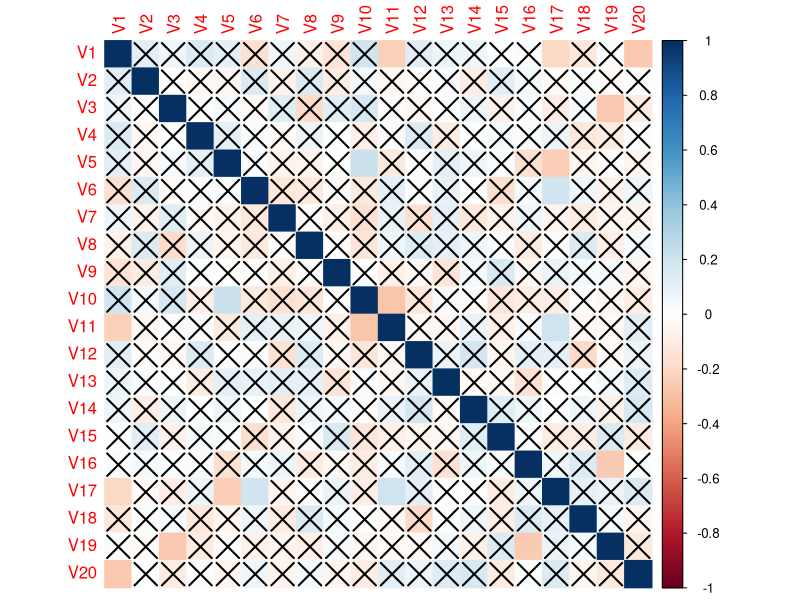

R code for this plot: (Note: this script raises an error after producing the figure.)
set.seed(0)
tests_n <- 20
respondents_n <- 100


psych_diploma <- as.data.frame(matrix(rnorm(tests_n * respondents_n), nrow = respondents_n))
cors <- psych::corr.test(psych_diploma, adjust = "none")

((tests_n ^ 2) - tests_n)/2

((tests_n ^ 2) - tests_n)/2 * .05

library(corrplot)
corrplot(cors$r, method = "color", p.mat = cors$p)

(sum(cors$p < .05) - tests_n)/2

false_alarms <- replicate(1000,
          {
            psych_diploma <- as.data.frame(matrix(rnorm(tests_n * respondents_n), nrow = respondents_n))
            cors <- psych::corr.test(psych_diploma, adjust = "none")
            (sum(cors$p < .05) - tests_n)/2
          })

ggplot(data.frame(false_alarms), aes(x = false_alarms)) +
  geom_vline(xintercept = 0, linetype = "dashed", linewidth = 1, colour = "#2A6EBBFF") +
  geom_histogram(binwidth = 1, colour = "#C50084FF", fill = "#F0AB00FF") +
  geom_vline(xintercept = ((tests_n ^ 2) - tests_n)/2 * .05, linewidth = 1.5, colour ="grey5") +
  annotate("text", label = str_glue("← Мы ожидаем {((tests_n ^ 2) - tests_n)/2 * .05}\n   cтатистически значимых\n   результатов в среднем"),
           x = ((tests_n ^ 2) - tests_n)/2 * .05, y = max(table(false_alarms)) * .75, size = 5, colour = "#C50084FF", hjust = -0.05
  ) +
  labs(
    title = str_glue("Симуляция студента-психолога и его множественных сравнений"),
    subtitle = str_glue(
      "{tests_n} тестов → {((tests_n ^ 2) - tests_n)/2} попарных корреляций"
    ),
    x = "Количество гипотез",
    y = "Статистически значимые гипотезы"
  ) +
  theme_minimal()

ggplot(data.frame(false_alarms), aes(x = false_alarms)) +
  geom_vline(xintercept = 0, linetype = "dashed", linewidth = 1, colour = "#2A6EBBFF") +
  geom_vline(xintercept = ((tests_n ^ 2) - tests_n)/2, linetype = "dashed", linewidth = 1, colour = "#2A6EBBFF") +
  geom_histogram(binwidth = 1, colour = "#C50084FF", fill = "#F0AB00FF") +
  annotate("text", label = str_glue("← Мы ожидаем {((tests_n ^ 2) - tests_n)/2 * .05} cтатистически\nзначимых результатов в среднем"),
    x = ((tests_n ^ 2) - tests_n)/2 * .05, y = max(table(false_alarms)) * .75, size = 4, colour = "#C50084FF", hjust = -0.05
  ) +
  annotate("text", label = str_glue("Всего проверяется\n {((tests_n ^ 2) - tests_n)/2} гипотез →"),
           x = ((tests_n ^ 2) - tests_n)/2, y = max(table(false_alarms)) * .5, size = 4, colour = "#C50084FF", hjust = 1.05
  ) +
  geom_vline(xintercept = ((tests_n ^ 2) - tests_n)/2 * .05, linewidth = 1.5, colour ="grey5") +
  labs(
    title = str_glue("Симуляция студента-психолога и его множественных сравнений"),
    subtitle = str_glue(
      "{tests_n} тестов → {((tests_n ^ 2) - tests_n)/2} попарных корреляций"
    ),
    x = "Количество гипотез",
    y = "Статистически значимые гипотезы"
  ) +
  theme_minimal()

sum(false_alarms == 0)
